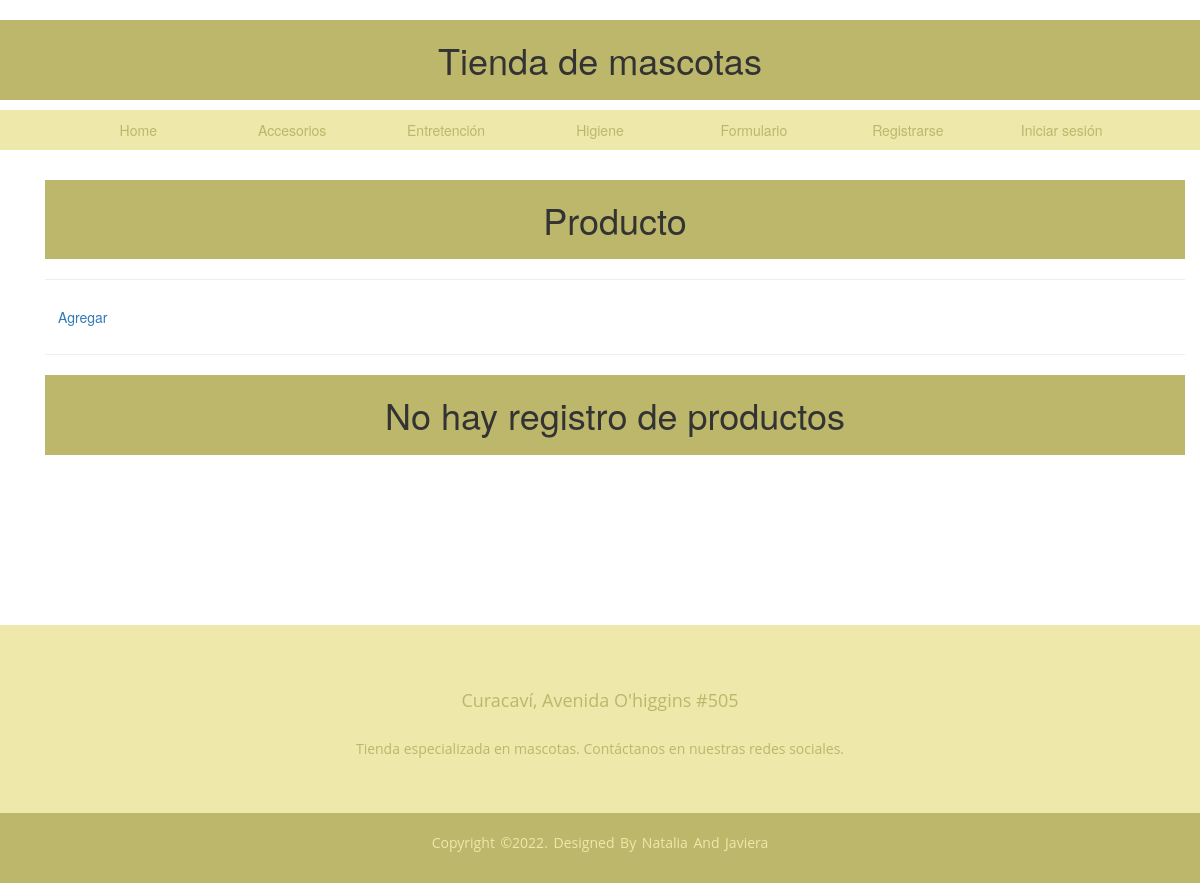
Before: /producto/listar_producto/ with the older database file.
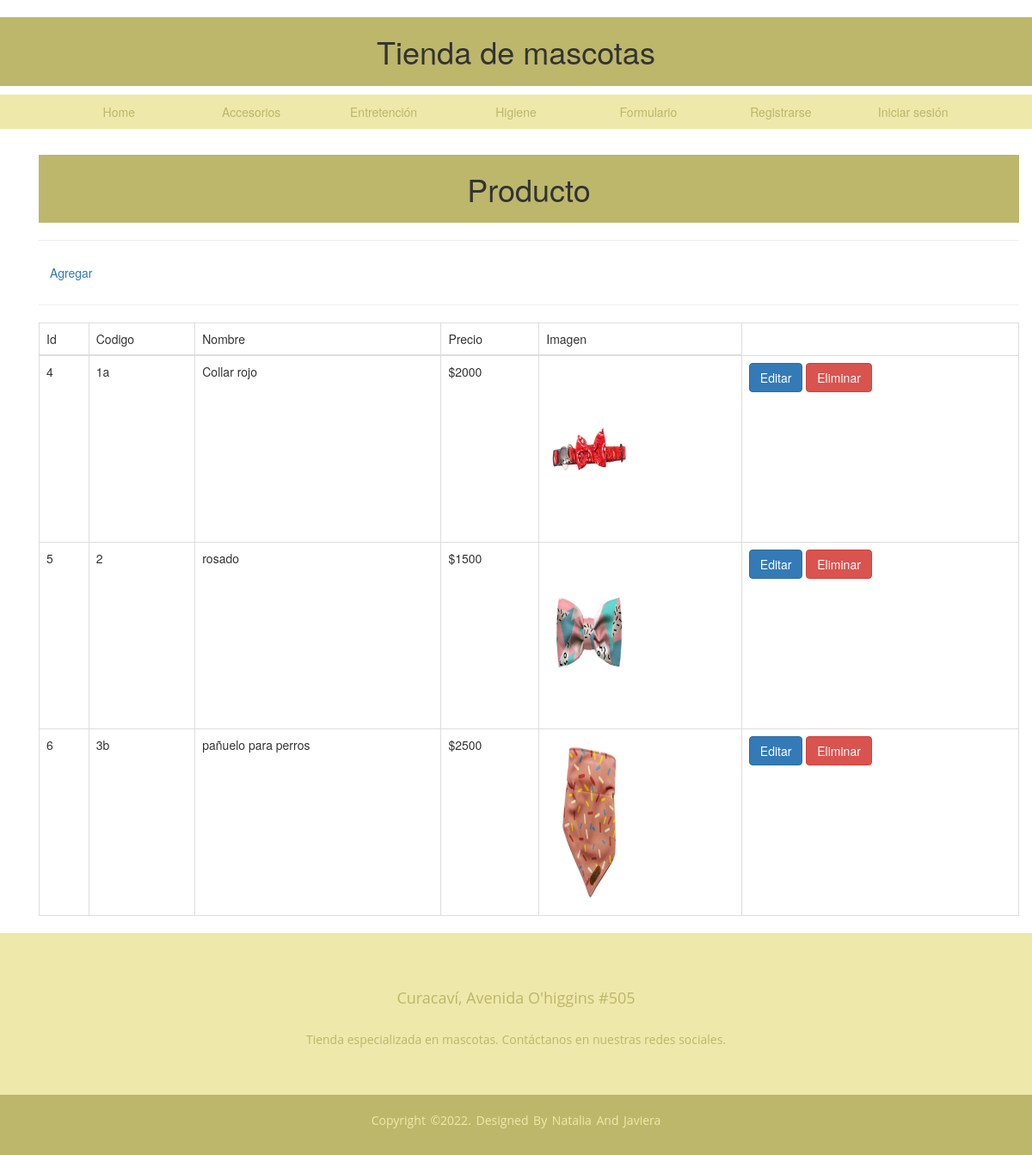
After: the same page with the newer database file.
### Producto/models.py (models this page shows, shortened)
class Producto (models.Model):
    codigo = models.CharField(max_length=15)
    nombre = models.CharField(max_length=50)
    precio = models.CharField(max_length=7)
    imagen = models.ImageField(upload_to='img')

### Producto/views.py (the view)
# urls.py: path('listar_producto/', ProductoList.as_view(), name="listar_producto"),
class ProductoList (ListView):
    model = Producto
    template_name = 'Producto/listar_producto.html'

### templates/Producto/listar_producto.html
{% extends 'Producto/base/base.html' %}
{% load static %}
{% block content %}
<div class="container">
<h1 class="display-3">Producto</h1>
<hr>
<a class="btn" role="button" href="{% url 'producto_form' %}">Agregar</a>
<hr>
{% if not object_list %}
<h1>No hay registro de productos</h1>
<br><br><br><br><br><br><br><br>
{% else %}
<table class="table table-bordered">
    <thead>
        <tr>
            <td>Id</td>
            <td>Codigo</td>
            <td>Nombre</td>
            <td>Precio</td>
            <td>Imagen</td>
        </tr>
    </thead>
    <tbody>
        {% for producto in object_list %}
        <tr>
            <td>{{ producto.id }}</td>
            <td>{{ producto.codigo }}</td>
            <td>{{ producto.nombre }}</td>
            <td>{{ producto.precio }}</td>
            <td><img src= ../../static/img/{{ producto.imagen }} style="width: 100px;"/> </td>
            <td>
                <a class="btn btn-primary" href="{% url 'editar_producto' producto.id%}">  Editar  </a>
                <a class="btn btn-danger" href="{% url 'borrar_producto' producto.id%}">Eliminar</a>
            </td>
        </tr>
        {% endfor %}
    </tbody>
</table>
{% endif %}
</div>
{% endblock %}

### templates/Producto/base/base.html (shortened to what this page needs)
{% load static %}
<!DOCTYPE html>
<html lang="es">
<head>
    <link type='text/css' href='{% static 'css/estilo.css' %}' rel='stylesheet'/>
    <link rel="stylesheet" href="//maxcdn.bootstrapcdn.com/bootstrap/3.2.0/css/bootstrap.min.css">
</head>
<body>
    {% block navbar %}
    <h1>Tienda de mascotas</h1>
    <nav id="navbar">
        <div id="nav">
            <ul>
                <li class="nav-item"><a href="{% url 'home' %}">Home</a></li>
                <li class="nav-item"><a href="{% url 'accesorios' %}">Accesorios</a></li>
                <li class="nav-item"><a href="{% url 'entretencion' %}">Entretención</a></li>
                <li class="nav-item"><a href="{% url 'higiene' %}">Higiene</a></li>
                <li class="nav-item"><a href="{% url 'agregar_formulario' %}">Formulario</a></li>
                <li class="nav-item"><a href="{% url 'registrar' %}">Registrarse</a></li>
                {% if not user.is_authenticated %}
                <li class="nav-item"><a href="{% url 'login' %}">Iniciar sesión</a></li>
                {% endif %}
            </ul>
        </div>
    </nav>
    {% endblock %}
    <div class="container">
        {% block content %}{% endblock %}
    </div>
</body>
{% block footer %}
<footer>
<div class="footer-content">
    <h2>Curacaví, Avenida O'higgins #505</h2>
    <p>Tienda especializada en mascotas. Contáctanos en nuestras redes sociales.</p>
</div>
<div class="footer-bottom">
    <p>Copyright &copy;2022. Designed By Natalia and Javiera</p>
</div>
</footer>
{% endblock %}
</html>

### static/css/estilo.css (style rules this page uses)
* { padding: 0; margin: 0; }
h1 { text-align: center; background-color: darkkhaki; color: palegoldenrod; padding: 20px; }
nav ul { background-color: palegoldenrod; width: 100%; list-style: none; text-align: center; }
nav li { display: inline-flex; }
nav a { text-decoration: none; color: darkkhaki; padding: 10px; width: 150px; }
img { width: 200px; height: 200px; }
* { box-sizing: border-box; }
footer { position: static; bottom: 0; right: 0; left: 0; background-color: palegoldenrod; height: auto; width: 100%; font-family: "Open Sans"; padding-top: 40px; color: darkkhaki; }
.footer-content { display: flex; align-items: center; justify-content: center; flex-direction: column; text-align: center; }
.footer-content h2 { font-size: 1.8rem; font-weight: 400; text-transform: capitalize; line-height: 3rem; }
.footer-content p { max-width: 500px; margin: 10px auto; line-height: 28px; font-size: 14px; }
.footer-bottom { background: darkkhaki; width: 100%; padding: 20px 0; text-align: center; color: palegoldenrod; }
.footer-bottom p { font-size: 14px; word-spacing: 2px; text-transform: capitalize; }

Changed rows visible on the page:
added Producto: id "4", codigo "1a", nombre "Collar rojo", precio "$2000", imagen (picture)
added Producto: id "5", codigo "2", nombre "rosado", precio "$1500", imagen (picture)
added Producto: id "6", codigo "3b", nombre "pañuelo para perros", precio "$2500", imagen (picture)
Other visible differences:
text no longer shown: "No hay registro de productos"
text now shown: "Id Codigo Nombre Precio Imagen"
